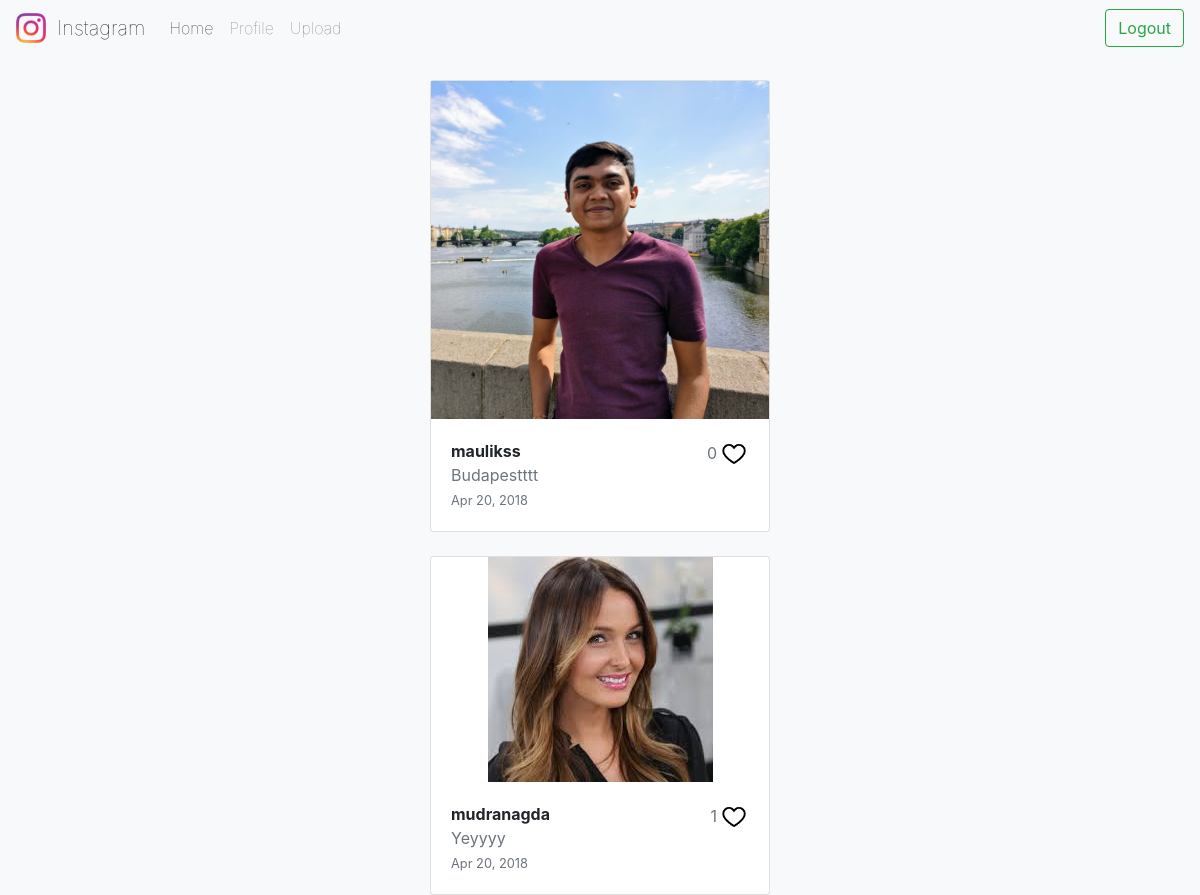
The app's page /app/home/ (signed in) with its own data.
### fakinsta/project/models.py (models this page shows, shortened)
class Post(models.Model):
    author = models.ForeignKey(User, on_delete=models.CASCADE, related_name='post_written')
    caption = models.TextField(max_length=500)
    photo = models.FileField(upload_to=path)
    likes = models.ManyToManyField(User, related_name='posts_liked', blank=True)
    time = models.DateTimeField(default=datetime.now)

### fakinsta/project/views.py (the view)
# urls.py: path("home/", views.homePage, name="homepage"),
@login_required
def homePage(request):
    posts = Post.objects.exclude(author=request.user).order_by('-time')
    return render(request, 'project/homepage.html', {'posts': posts})

### fakinsta/project/templates/project/homepage.html (shortened to what this page needs)
<!doctype html>
<html lang="en">
<head>
    <link rel="stylesheet" href="https://maxcdn.bootstrapcdn.com/bootstrap/4.0.0/css/bootstrap.min.css">
</head>
<body>
    <nav class="navbar sticky-top navbar-expand-lg navbar-light bg-light">
        <a class="navbar-brand" href="{% url 'project:homepage' %}">
            <img src="../../static/project/img/InstagramLogo.png" width="30" height="30" class="d-inline-block align-top" alt="">
            &nbsp;Instagram
        </a>
        <div class="collapse navbar-collapse" id="navbarToggler">
            <ul class="navbar-nav mr-auto mt-2 mt-lg-0">
                <li class="nav-item active">
                    <a class="nav-link" href="{% url 'project:homepage' %}">Home<span class="sr-only">(current)</span></a>
                </li>
                <li class="nav-item">
                    <a class="nav-link" href="{% url 'project:profile' request.user.username %}">Profile</a>
                </li>
                <li class="nav-item">
                    <a class="nav-link" href="{% url 'project:uploadPost' %}">Upload</a>
                </li>
            </ul>
            <form class="form-inline my-2 my-lg-0" method="post" action="{% url 'project:logout' %}">
                <button class="btn btn-outline-success my-2 my-sm-0" type="submit" style="width: 100%">Logout</button>
            </form>
        </div>
    </nav>
    <div class="container-fluid">
        <div class = "row">
            <div class = "offset-xs-2 col-xs-8 offset-md-4 col-md-4">
                {% for post in posts %}
                <br/>
                <div class="card-deck">
                    <div class="card">
                        <a href="{% url 'project:detail' post.id %}">
                            <div class="card-img-top">
                                <img class="postImage" src="{{ post.photo.url }}" alt="Card image cap">
                            </div>
                        </a>
                        <div class="card-body">
                            <img class="like {% if request.user in post.likes.all %}liked{% endif %}" id="{{ post.id }}" src="../../static/project/img/{% if not request.user in post.likes.all %}InstagramLike.png{% else %}Liked.png{% endif %}" height="30px" width="30px" style="float: right">
                            <p class="text-muted likecount" style="float: right; margin-top: 2px;">{{ post.likes.count }}</p>
                            <a href="{% url 'project:profile' post.author.username %}"><p class="card-text" style="font-weight: bold">{{ post.author.username }}</p></a>
                            <span class="caption text-muted">{{ post.caption }}</span>
                            <p class="card-text"><small class="text-muted">{{ post.time|date:"M d, Y" }}</small></p>
                        </div>
                    </div>
                </div>
                {% endfor %}
            </div>
        </div>
    </div>
</body>
</html>

### fakinsta/project/templates/project/homepage.html (style rules this page uses)
.navbar { font-weight: lighter; }
.container-fluid { background-color: #f8f9fa !important; min-height: 91vh; }
.card-deck { margin: auto; }
.card { width: 100%; margin: auto; }
.card-img-top { min-height: 100%; min-width: 100%; max-height: 100%; min-width: 100%; text-align: center; display: inline-block; }
.postImage { width: auto; height: auto; max-width: 100%; max-height: 100%; vertical-align: middle; margin: 0 auto; }
.card-body a { text-decoration: none; color: #212529; }
.likecount { margin-right: 2px; }
.caption { padding-right: 30px; }

### records on screen
Post: photo (picture), likes.count "0", author.username "maulikss", caption "Budapestttt", time "Apr 20, 2018"
Post: photo (picture), likes.count "1", author.username "mudranagda", caption "Yeyyyy", time "Apr 20, 2018"
